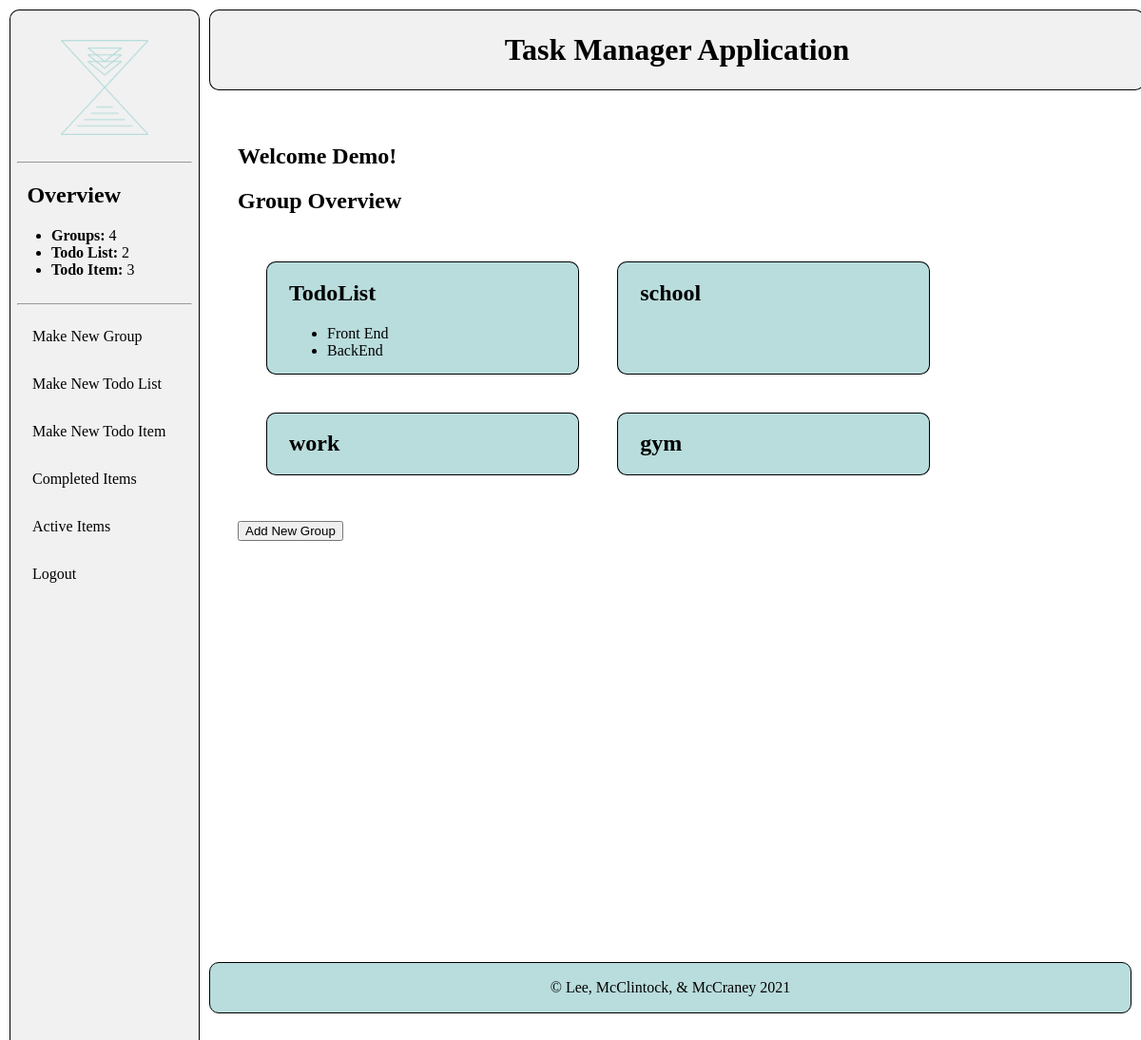
Page / (signed in) on the earlier database version.
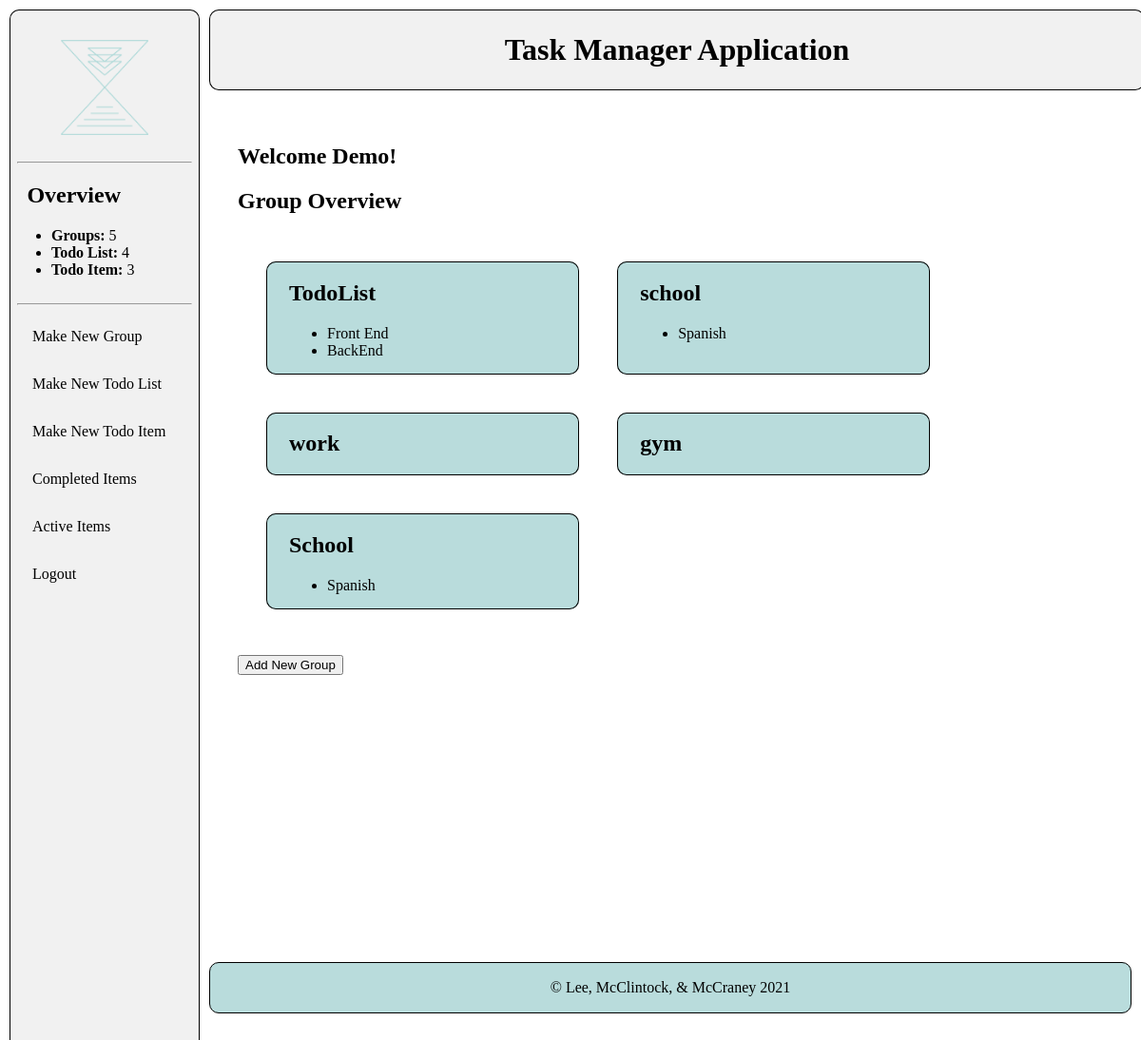
Same page on the later database version.
### calendarApp/models.py (models this page shows, shortened)
class Group(models.Model):
    user = models.ForeignKey(User, on_delete=models.CASCADE)
    name = models.CharField(max_length=200)
    def __str__(self):
        return self.name

class TodoList(models.Model):
    user = models.ForeignKey(User, on_delete=models.CASCADE)
    group = models.ForeignKey(Group, on_delete=models.CASCADE)
    name = models.CharField(max_length=200)
    def getGroup(self):
        return str(self.group)

### calendarApp/views.py (the view)
# urls.py: path('', views.index, name='index'),
@login_required
def index(request):
    groups = Group.objects.filter(user=request.user)
    todoLists = TodoList.objects.filter(user=request.user)
    todoItems = TodoItem.objects.filter(user=request.user)
    context = {
        "groups": groups,
        "todoLists": todoLists,
        "todoItems": todoItems,
    }
    return render(request, "index.html", context=context)

### calendarSite/context_processors.py (called while the page is built)
def count(request):
    if request.user.is_authenticated:
        return {
            'num_Group': Group.objects.filter(user=request.user).count(),
            'num_TodoList': TodoList.objects.filter(user=request.user).count(),
            'num_TodoItem': TodoItem.objects.filter(user=request.user, completed=False).count(),
        }
    else:
        return {
            'num_Group': 0,
            'num_TodoList':0,
            'num_TodoItem': 0,
        }

### calendarApp/templates/index.html
{% extends "base_generic.html" %}
{% block content %}
<div class="content">
  <div class="main">
    {% if user.is_authenticated %}
      <h2>Welcome {{user.first_name}}!</h2>
    {% endif %}
    <h2>Group Overview</h2>
    {% if groups %}
      <div class="indexOverview">
        {% for group in groups %}
          <div class="groups">
            <h2><a href="/{{group.name}}">{{group.name}}</a></h2>
            <ul class="todoList">
            {% for todoList in todoLists %}
              {% if todoList.getGroup == group.name %}
                <li><a href="/{{todoList.group}}/{{todoList.name}}">{{todoList.name}}</a></li>
              {% endif %}
            {% endfor %}
            </ul>
          </div>
        {% endfor %}
      </div>
      <br>
      <button onclick="location.href='/makeNewGroup'">Add New Group</button>
    {% endif %}
  </div>
</div>
{% endblock %}

### calendarApp/templates/base_generic.html (shortened to what this page needs)
<!DOCTYPE html>
<html lang="en">
<head>
    {% load static %}
    <link rel="stylesheet" type="text/css" href="{% static 'calendarApp/style.css' %}">
</head>
<body>
    {% block navigation %}
        <div class='topbar'>
            <h1>Task Manager Application</h1>
        </div>
        <div class='sidebar'>
            <ul>
                <li>
                    <div class="logoPadding">
                    <a href="/"><img src="{% static 'calendarApp/calendarAppLogo1.png' %}" alt="Logo for Calendar Application" style="height: 100px;"></a>
                    </div>
                </li>
                <hr>
                <li>
                    <h2 id="sidebarOverviewHeading">Overview</h2>
                        <ul id="sidebarOverviewItems">
                        <li><strong>Groups:</strong> {{ num_Group }}</li>
                        <li><strong>Todo List:</strong> {{ num_TodoList }}</li>
                        <li><strong>Todo Item:</strong> {{ num_TodoItem }}</li>
                        </ul>
                </li>
                <br>
                <hr>
                <li><a href="/makeNewGroup">Make New Group</a></li>
                <li><a href="/makeNewTodoList">Make New Todo List</a></li>
                <li><a href="/makeNewTodoItem">Make New Todo Item</a></li>
                <li><a href="/completed">Completed Items</a></li>
                <li><a href="/uncompleted">Active Items</a></li>
                <li><a href="/logout">Logout</a></li>
            </ul>
        </div>
    {% endblock %}
    {% block content %}{% endblock %}
<footer>
    <p>&copy Lee, McClintock, & McCraney 2021</p>
</footer>
{% load static %}
</body>
</html>

### calendarApp/static/calendarApp/style.css (style rules this page uses)
body { margin: 10px; }
h1 { font-weight: bold; color: black; }
h2 { color: black; }
a { color: black; }
a:link { text-decoration: none; }
.logoPadding { padding: center; text-align: center; }
.sidebar ul { list-style: none; padding-inline-start: .5rem; padding-inline-end: .5rem; }
.topbar { margin-left: 210px; width: 82%; background-color: #f1f1f1; position: fixed; height: 85px; overflow: auto; border-radius:10px; display: flex; justify-content: center; align-items: center; box-shadow: 0px 0px 0px 1px black inset; z-index: 999; }
.sidebar { margin: 0; padding: 0; width: 200px; background-color: #f1f1f1; position: fixed; height: 97%; overflow: auto; border-radius:10px; box-shadow: 0px 0px 0px 1px black inset; }
.sidebar a { display: block; color: black; padding: 16px; text-decoration: none; }
.sidebar #sidebarOverviewItems { list-style-type: disc; padding-left: 36px; text-align: auto; }
.sidebar #sidebarOverviewHeading { padding-inline-start: .65rem; padding-bottom: 0px; }
div.main { width: 80%; max-width: 1920px; height: 100%; position: relative; padding-left: 1.5rem; padding-top: 7.5rem; }
div.content { margin-left: 200px; padding: 1px 16px; height: 1000px; }
.indexOverview, .groupOverview { padding: 30px; display: grid; grid-template-columns: repeat(auto-fit, minmax(15rem, 1fr)); grid-gap: 2.5rem; border-radius:10px; }
.groups, .todoLists { background-color: #B9DCDC; padding-left: 1.5rem; border-radius:10px; box-shadow: 0px 0px 0px 1px black inset; }
footer { text-align: center; margin-left: 210px; padding: 1px 16px; background-color: #B9DCDC; color: black; border-radius:10px; border: 1px solid black; }

Differences in the rows shown:
added TodoList: name "Spanish", shown under Group "school"
added Group: name "School"
added TodoList: name "Spanish", shown under "School"
Other differences:
{{ num_Group }}: "4" → "5"
{{ num_TodoList }}: "2" → "4"
